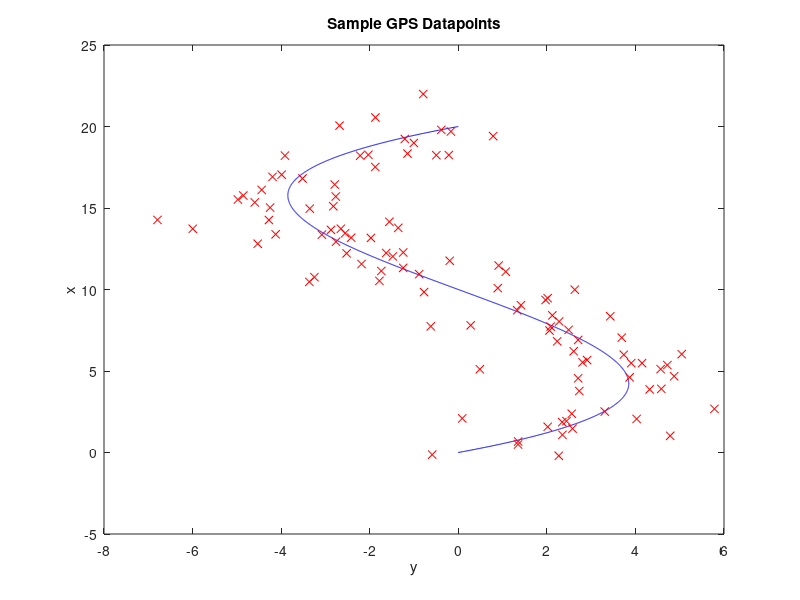

MATLAB code for this plot:

points = [];
samples = [];
m = 10
for i = 0:.001:2
    y = i;
    x = (y-2)^3 + 3*(y-2)^2 + 2*(y-2);
    points = [points; m*[x,y]]; %#ok<AGROW>
    
    if mod(m*i, .18) == 0
        samples = [samples; [normrnd(m*x,1), normrnd(m*y,1)]]; %#ok<AGROW>
    end
end
plot(points(:,1), points(:,2), 'b')
hold on;
plot(samples(:,1), samples(:,2), 'rx')
xlabel("y");
ylabel("x");
title("Sample GPS Datapoints");

